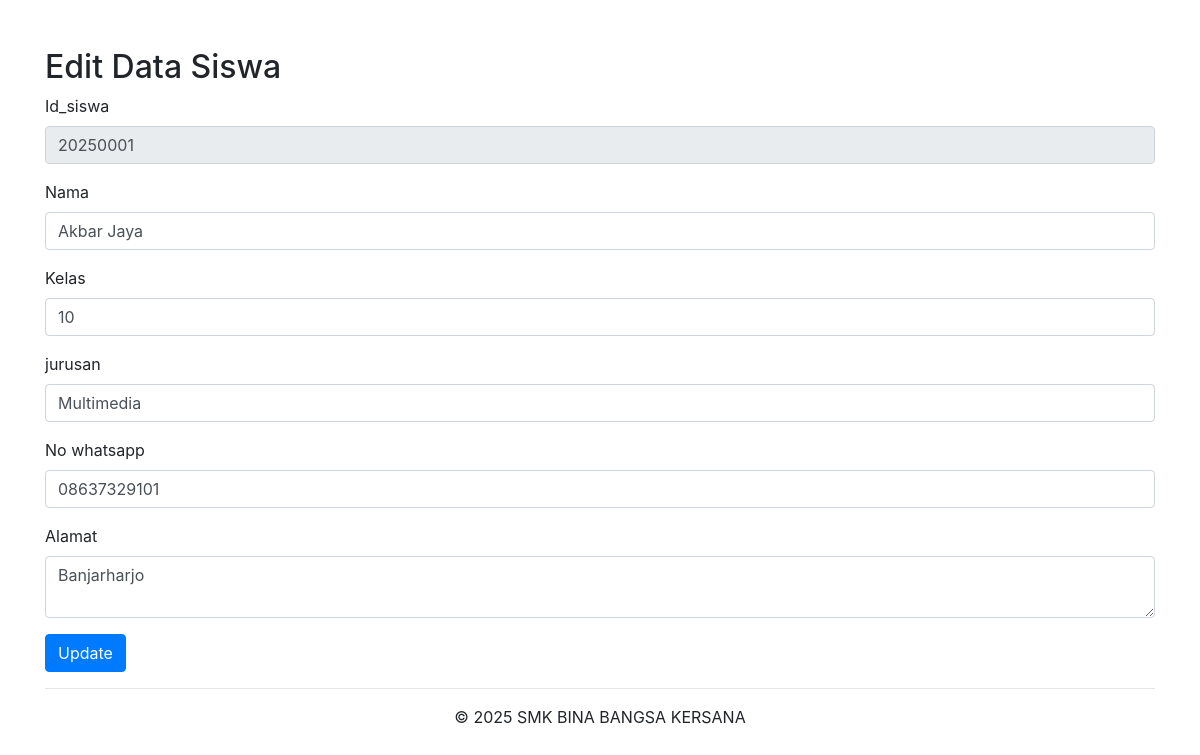
Screenshot of /edit_siswa.php?id_siswa=20250001 (signed in) with the database file from the repository.
### tables this page shows
CREATE TABLE `siswa` (
  `id_siswa` int(11) NOT NULL,
  `nama` varchar(100) DEFAULT NULL,
  `kelas` varchar(10) DEFAULT NULL,
  `jurusan` varchar(100) DEFAULT NULL,
  `no_whatsapp` varchar(20) DEFAULT NULL,
  `alamat` text DEFAULT NULL
);

### edit_siswa.php (the view, shortened to what this page needs)
<?php
include 'koneksi.php';
if (isset($_GET['id_siswa'])) {
    $id_siswa = $_GET['id_siswa'];
    $query = "SELECT * FROM siswa WHERE id_siswa = '$id_siswa'";
    $result = mysqli_query($koneksi, $query);
    $row = mysqli_fetch_assoc($result);
} else {
    echo "id_siswa tidak ditemukan!";
    exit;
}
?>
<!DOCTYPE html>
<html lang="id">
<head>
    <link rel="stylesheet" href="https://maxcdn.bootstrapcdn.com/bootstrap/4.5.2/css/bootstrap.min.css">
</head>
<body>
    <div class="container mt-5">
        <h2>Edit Data Siswa</h2>
        <form method="POST">
            <div class="form-group">
                <label for="id_siswa">Id_siswa</label>
                <input type="text" class="form-control" id="id_siswa" name="id_siswa" value="<?php echo $row['id_siswa']; ?>" disabled>
            </div>
            <div class="form-group">
                <label for="nama">Nama</label>
                <input type="text" class="form-control" id="nama" name="nama" value="<?php echo $row['nama']; ?>" required>
            </div>
            <div class="form-group">
                <label for="kelas">Kelas</label>
                <input type="text" class="form-control" id="kelas" name="kelas" value="<?php echo $row['kelas']; ?>" required>
            </div>
            <div class="form-group">
                <label for="jurusan">jurusan</label>
                <input type="text" class="form-control" id="kelas" name="jurusan" value="<?php echo $row['jurusan']; ?>" required>
            </div>
            <div class="form-group">
                <label for="no_hp">No whatsapp</label>
                <input type="text" class="form-control" id="no_whatsapp" name="no_whatsapp" value="<?php echo $row['no_whatsapp']; ?>">
            </div>
            <div class="form-group">
                <label for="alamat">Alamat</label>
                <textarea class="form-control" id="alamat" name="alamat"><?php echo $row['alamat']; ?></textarea>
            </div>
            <button type="submit" name="update" class="btn btn-primary">Update</button>
        </form>
        <hr class="text-light">
        <div class="text-center">
        <p class="mb-0">&copy; 2025 SMK BINA BANGSA KERSANA</p>
       </div>
</body>
</html>

### rows the page displays
siswa: id_siswa "20250001", nama "Akbar Jaya", kelas "10", jurusan "Multimedia", no_whatsapp "08637329101", alamat "Banjarharjo"
